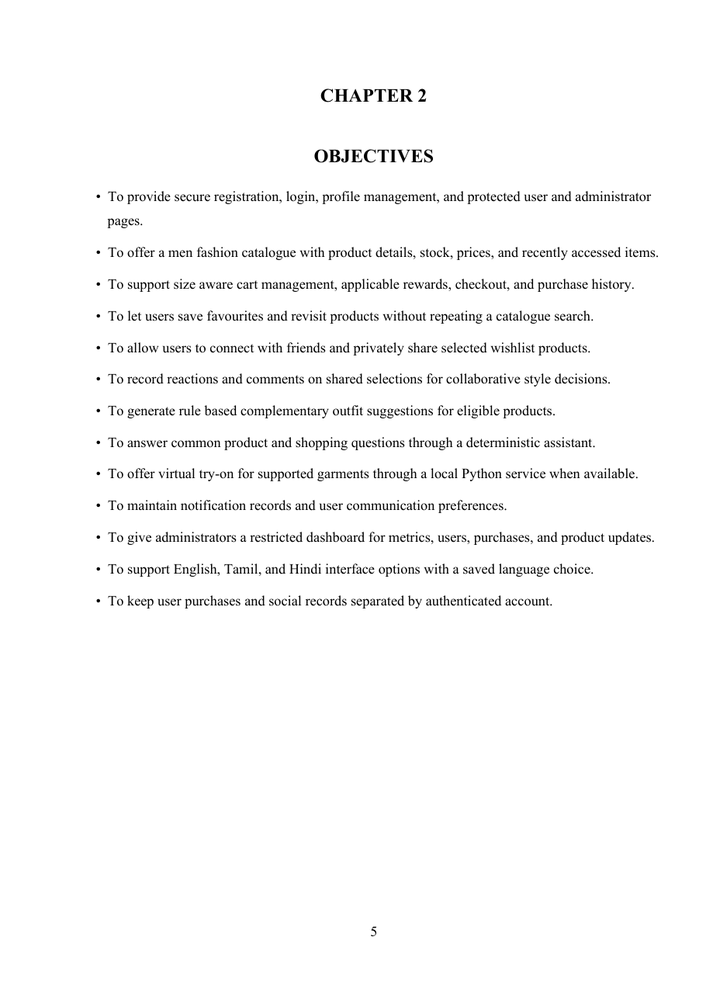
#> input picture report_revision/verified-05.png, 706 x 999 px, shrunk from 910 x 1287 before the run; its folder holds only this picture in this run
$ python make_contact_pages.py
#> lines starting #> are read from the running program, lines starting #| are printed output that depends on the picture
from pathlib import Path
from PIL import Image, ImageDraw

root = Path(r'D:\PROJECT\AK_MEN_STYLE_FULL_PROJECT\report_revision')
pages = sorted(root.glob('verified-*.png'))
for start in range(0, len(pages), 4):
    selected = pages[start:start + 4]
    sample = Image.open(selected[0])
#> sample is the input picture: PIL image 706x999 RGB; min 0, max 255, mean 248.8
    w, h = sample.size
#> w = 706; h = 999
    sheet = Image.new('RGB', (2 * w + 30, 2 * h + 50), '#d8d8d8')
#> sheet: PIL image 1442x2048 RGB; every value is 216
    draw = ImageDraw.Draw(sheet)
    for offset, path in enumerate(selected):
        page = Image.open(path).convert('RGB')
        x = (offset % 2) * (w + 10) + 5
#> x = 5
        y = (offset // 2) * (h + 20) + 20
#> y = 20
        sheet.paste(page, (x, y))
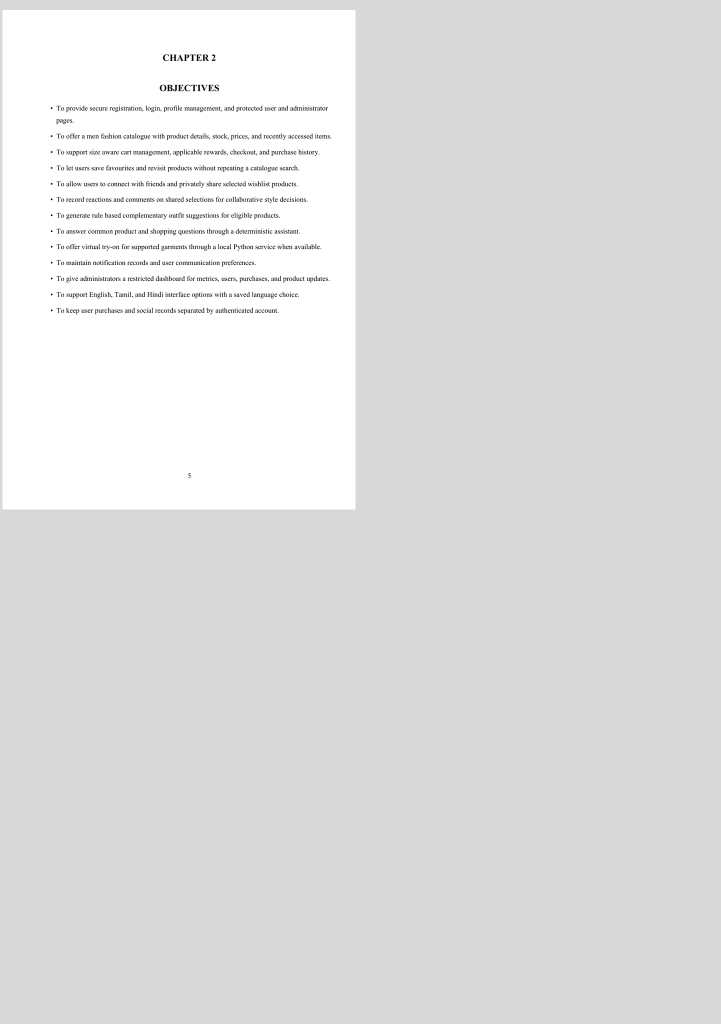
#> sheet: PIL image 1442x2048 RGB (shown at 1/2 size); min 0, max 255, mean 223.8
        draw.text((x + 4, y - 17), path.stem, fill='#000000')
    out = root / f'final-contact-pages-{start + 1:02d}-{start + len(selected):02d}.png'
    sheet.save(out)
    print(out.name)

$ run again, on report_revision/verified-11.png
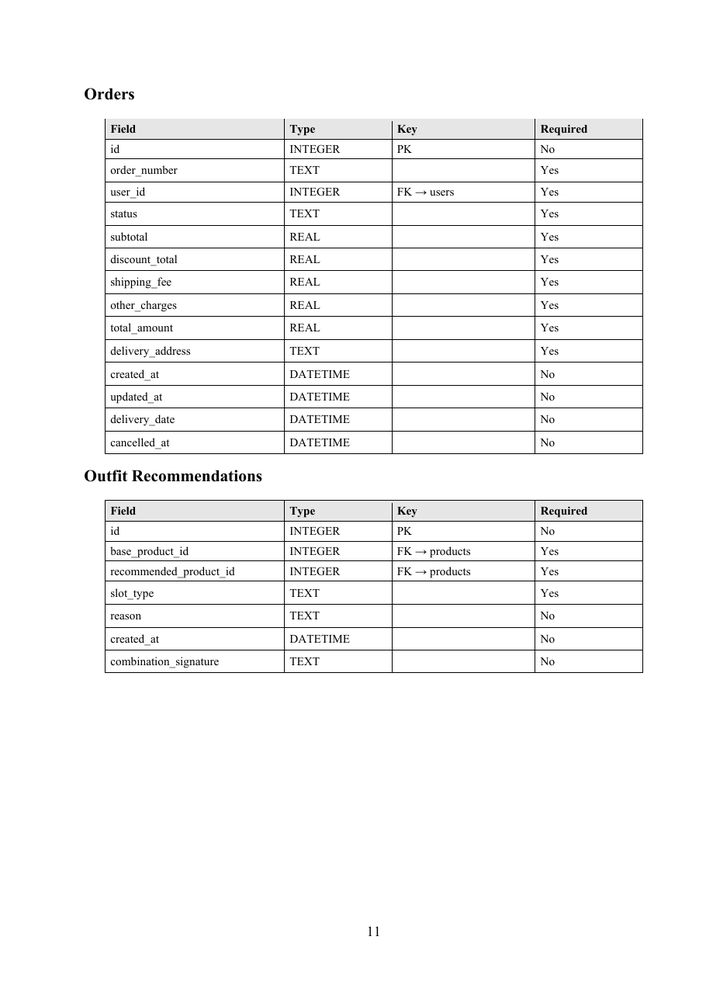
#> input picture report_revision/verified-11.png, 706 x 999 px, shrunk from 910 x 1287 before the run
#> sample is the input picture: PIL image 706x999 RGB; mean R, G, B 246.6, 246.5, 246.5
#> `sheet.paste(page, (x, y))`:
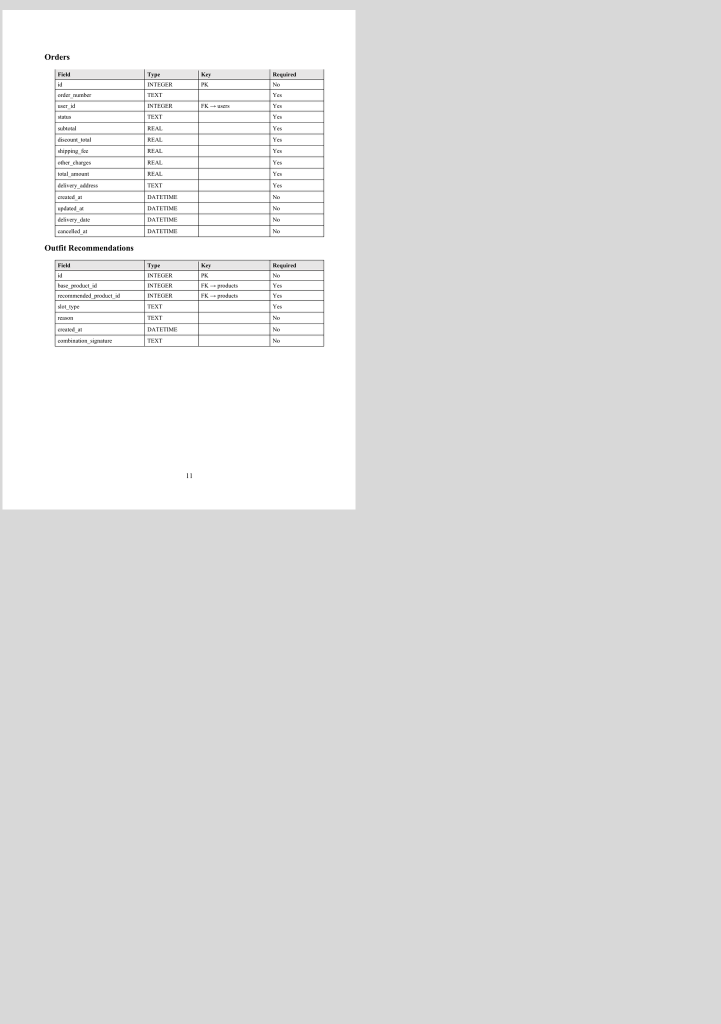
#> sheet: PIL image 1442x2048 RGB (shown at 1/2 size); mean R, G, B 223.3, 223.3, 223.3

$ run again, on report_revision/verified-12.png
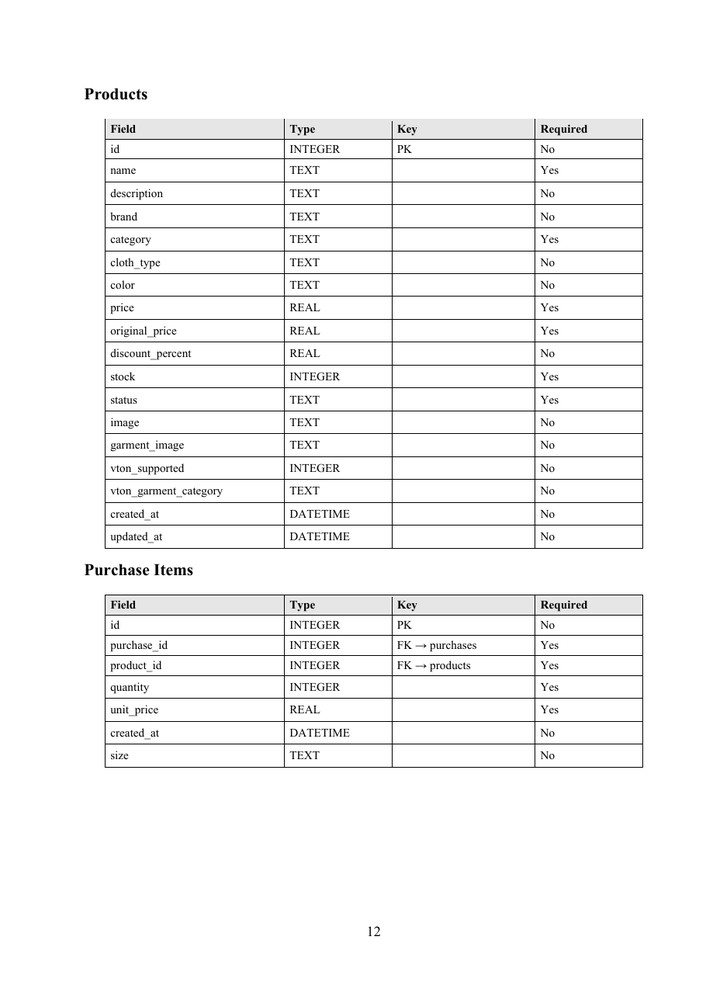
#> input picture report_revision/verified-12.png, 706 x 999 px, shrunk from 910 x 1287 before the run
#> sample is the input picture: PIL image 706x999 RGB; mean R, G, B 245.8, 245.7, 245.7
#> `sheet.paste(page, (x, y))`:
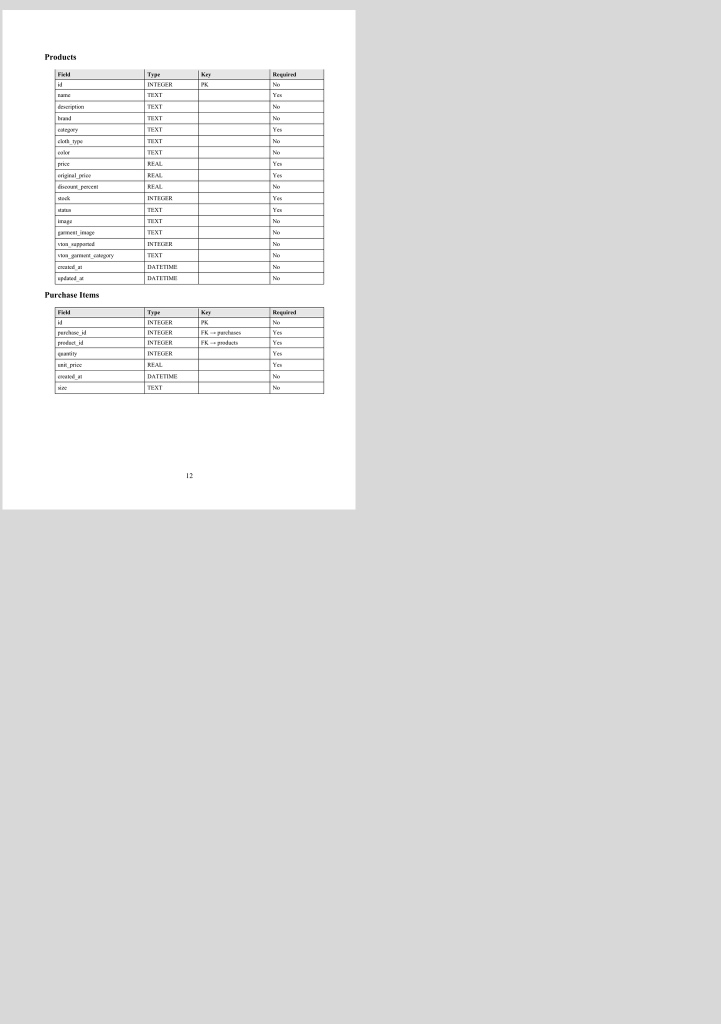
#> sheet: PIL image 1442x2048 RGB (shown at 1/2 size); mean R, G, B 223.1, 223.1, 223.1

$ run again, on report_revision/verified-07.png
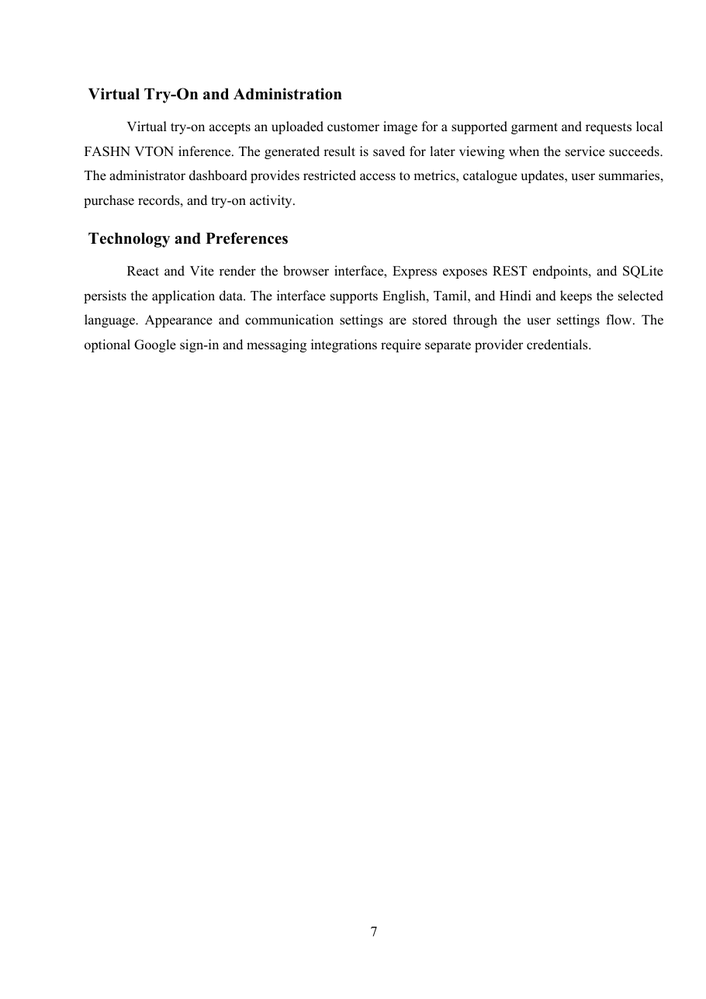
#> input picture report_revision/verified-07.png, 706 x 999 px, shrunk from 910 x 1287 before the run
#> sample is the input picture: PIL image 706x999 RGB; min 0, max 255, mean 250.7
#> `sheet.paste(page, (x, y))`:
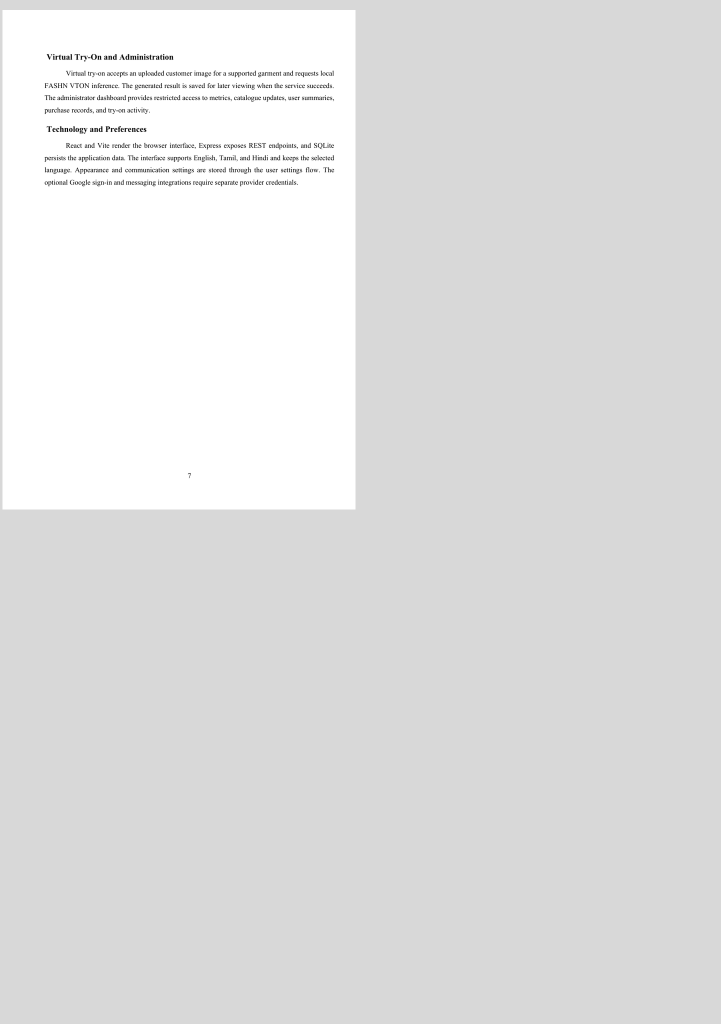
#> sheet: PIL image 1442x2048 RGB (shown at 1/2 size); min 0, max 255, mean 224.3
